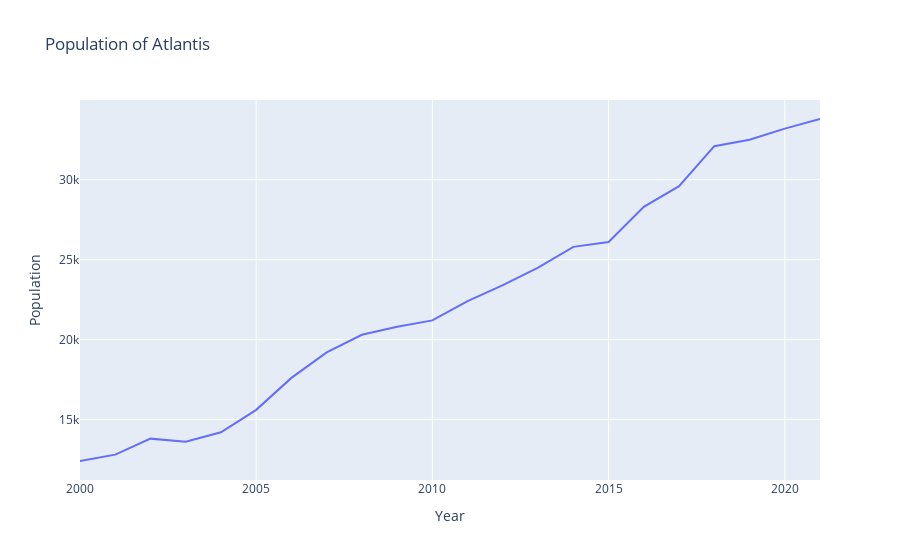

Here is the notebook cell this chart was saved with:
### Code cell
pd.options.plotting.backend = "plotly"


df.plot(
    kind='line',
    x='year',
    y ='population',
    title='Population of Atlantis',
    labels={"year": "Year", "population": "Population", },
)

### Figure 1 — Plotly figure (JSON) as saved in the notebook; plotly's stock layout.template omitted (floating-point values rounded to 4 significant figures)
{"data": [{"hovertemplate": "Year=%{x}<br>Population=%{y}<extra></extra>", "legendgroup": "", "line": {"color": "#636efa", "dash": "solid"}, "marker": {"symbol": "circle"}, "mode": "lines", "name": "", "orientation": "v", "showlegend": false, "type": "scatter", "x": [2000, 2001, 2002, 2003, 2004, 2005, 2006, 2007, 2008, 2009, 2010, 2011, 2012, 2013, 2014, 2015, 2016, 2017, 2018, 2019, 2020, 2021], "xaxis": "x", "y": [12400, 12800, 13800, 13600, 14200, 15600, 17600, 19200, 20300, 20800, 21200, 22400, 23400, 24500, 25800, 26100, 28300, 29600, 32100, 32500, 33200, 33800], "yaxis": "y"}], "layout": {"legend": {"tracegroupgap": 0}, "title": {"text": "Population of Atlantis"}, "xaxis": {"anchor": "y", "domain": [0, 1], "title": {"text": "Year"}}, "yaxis": {"anchor": "x", "domain": [0, 1], "title": {"text": "Population"}}}}
